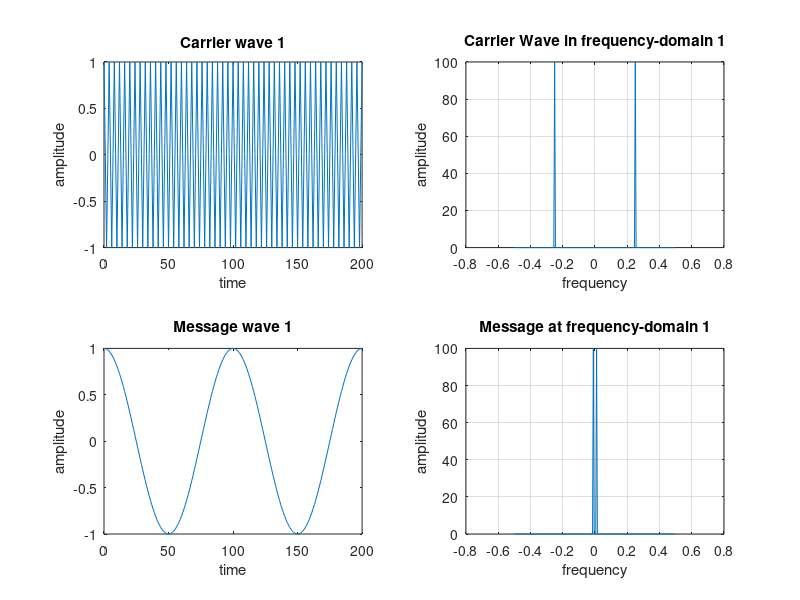
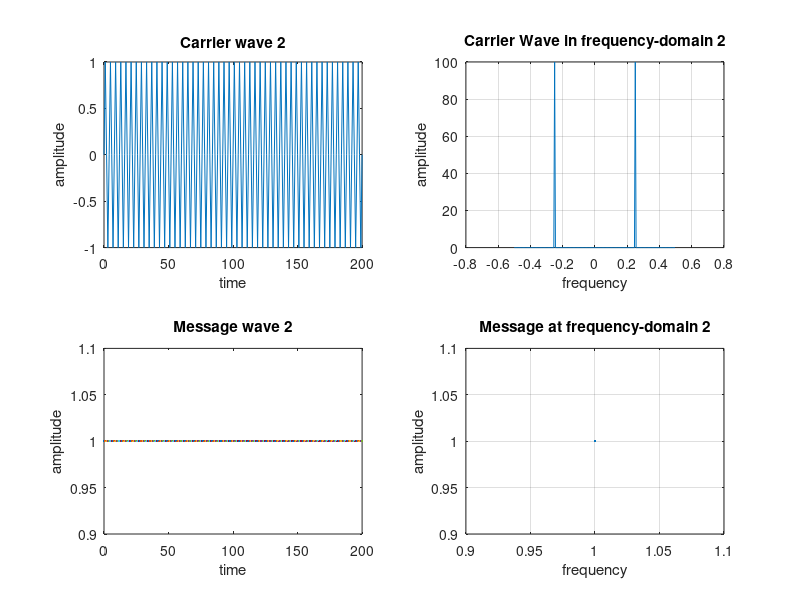
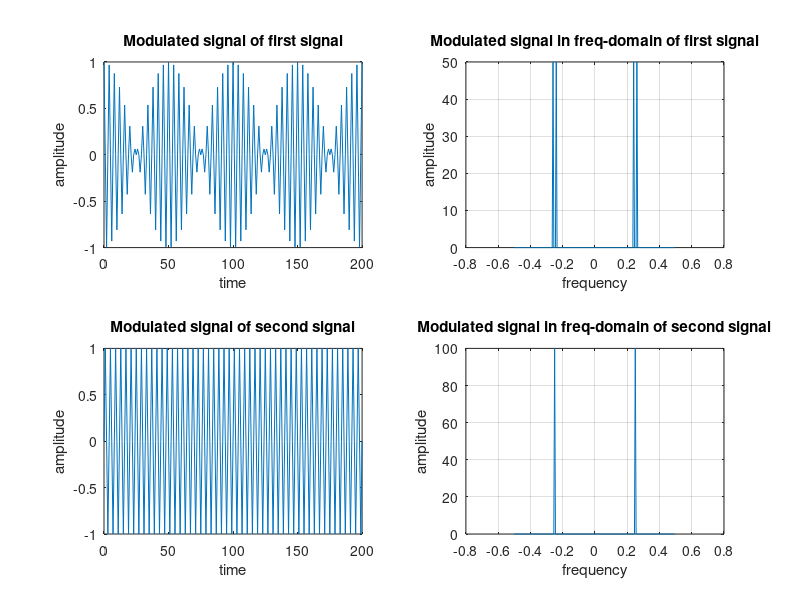
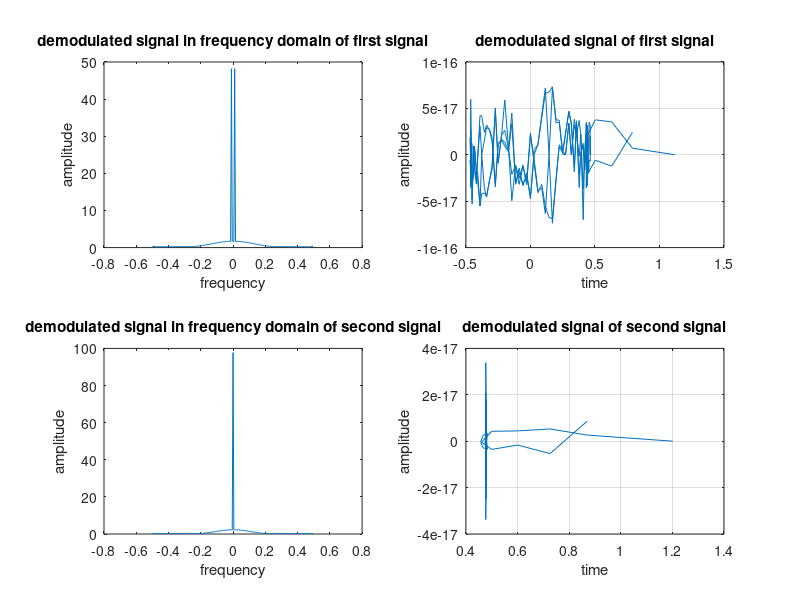

Write the MATLAB code that produced these figures, in order.
close all
clear all

% function DSB_SC

%MODULATION
 
N=200;
F=(-N/2:N/2-1)/N;
 
fc=0.25;

n=0:200;
 
c1=cos(2*pi*n*fc);          %carrier 1
figure (1);
subplot(2,2,1)
plot(n,c1);
title('Carrier wave 1'); 
xlabel('time');ylabel('amplitude');
subplot(2,2,2)
plot(F, fftshift(abs(fft(c1,N))));
title('Carrier Wave in frequency-domain 1');
xlabel('frequency'), ylabel('amplitude');
grid on;

fm=0.01;

m1=cos(2*pi*fm*n);           %message signal 1
subplot(2,2,3)
plot(n,m1);
title('Message wave 1');
xlabel('time'),ylabel('amplitude');
subplot(2,2,4)
plot(F, fftshift(abs(fft(m1,N))));
title('Message at frequency-domain 1');
xlabel('frequency'), ylabel('amplitude');
grid on;



c2=sin(2*pi*n*fc);          %carrier 2
figure (2);
subplot(2,2,1)
plot(n,c2);
title('Carrier wave 2'); 
xlabel('time');ylabel('amplitude');
subplot(2,2,2)
plot(F, fftshift(abs(fft(c2,N))));
title('Carrier Wave in frequency-domain 2');
xlabel('frequency'), ylabel('amplitude');
grid on;

m2=1;                       %message signal 2
subplot(2,2,3)
plot(n,m2);
title('Message wave 2');
xlabel('time'),ylabel('amplitude');
subplot(2,2,4)
plot(fft(m2));
title('Message at frequency-domain 2');
xlabel('frequency'), ylabel('amplitude');
grid on;

s1=m1.*c1;                     %modulated signal 1
figure (3);
subplot(2,2,1)
plot(n,s1);
title('Modulated signal of first signal');
xlabel('time'),ylabel('amplitude');
subplot(2,2,2)
plot(F, fftshift(abs(fft(s1,N))));
title('Modulated signal in freq-domain of first signal');
xlabel('frequency'), ylabel('amplitude');
grid on;
 
s2=m2.*c2;                     %modulated signal 2

subplot(2,2,3)
plot(n,s2);
title('Modulated signal of second signal');
xlabel('time'),ylabel('amplitude');
subplot(2,2,4)
plot(F, fftshift(abs(fft(s2,N))));
title('Modulated signal in freq-domain of second signal');
xlabel('frequency'), ylabel('amplitude');
grid on;

s=s1+s2;                    %transmitted signal
figure(4)
plot(s);

x1=s.*c1;                   %demodulated signal 1
b = fir1(8,0.3);            %lowpass filter

w1 = conv(x1,b);
a1=abs(fft(w1,N));

figure (4);
subplot(2,2,1)
plot(F, fftshift(a1));
title('demodulated signal in frequency domain of first signal');
xlabel('frequency'), ylabel('amplitude');
h1=ifft(a1,N);
subplot(2,2,2)
plot(h1);
title('demodulated signal of first signal')
xlabel('time'),ylabel('amplitude');
grid on;


x2=s.*c2;                   %demodulated signal 2


w2 = conv(x2,b);
a2=abs(fft(w2,N));


subplot(2,2,3)
plot(F, fftshift(a2));
title('demodulated signal in frequency domain of second signal');
xlabel('frequency'), ylabel('amplitude');
h2=ifft(a2,N);
subplot(2,2,4)
plot(h2);
title('demodulated signal of second signal')
xlabel('time'),ylabel('amplitude');
grid on;






